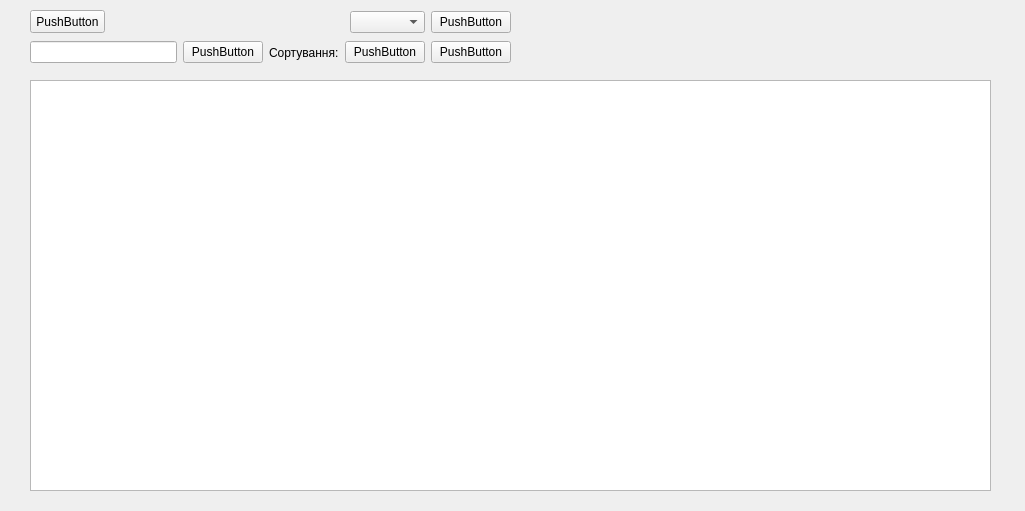
<?xml version="1.0" encoding="UTF-8"?>
<ui version="4.0">
 <class>patientlist</class>
 <widget class="QWidget" name="patientlist">
  <property name="geometry">
   <rect>
    <x>0</x>
    <y>0</y>
    <width>1025</width>
    <height>511</height>
   </rect>
  </property>
  <property name="windowTitle">
   <string>Form</string>
  </property>
  <widget class="QPushButton" name="pushButton_4">
   <property name="geometry">
    <rect>
     <x>30</x>
     <y>10</y>
     <width>75</width>
     <height>23</height>
    </rect>
   </property>
   <property name="text">
    <string>PushButton</string>
   </property>
  </widget>
  <widget class="QWidget" name="layoutWidget">
   <property name="geometry">
    <rect>
     <x>350</x>
     <y>10</y>
     <width>161</width>
     <height>25</height>
    </rect>
   </property>
   <layout class="QHBoxLayout" name="horizontalLayout">
    <item>
     <widget class="QComboBox" name="comboBox"/>
    </item>
    <item>
     <widget class="QPushButton" name="pushButton_5">
      <property name="text">
       <string>PushButton</string>
      </property>
     </widget>
    </item>
   </layout>
  </widget>
  <widget class="QWidget" name="layoutWidget">
   <property name="geometry">
    <rect>
     <x>30</x>
     <y>40</y>
     <width>481</width>
     <height>25</height>
    </rect>
   </property>
   <layout class="QHBoxLayout" name="horizontalLayout_2">
    <item>
     <widget class="QLineEdit" name="lineEdit">
      <property name="inputMask">
       <string/>
      </property>
      <property name="text">
       <string/>
      </property>
      <property name="echoMode">
       <enum>QLineEdit::Normal</enum>
      </property>
     </widget>
    </item>
    <item>
     <widget class="QPushButton" name="pushButton">
      <property name="text">
       <string>PushButton</string>
      </property>
     </widget>
    </item>
    <item>
     <widget class="QLabel" name="label">
      <property name="text">
       <string>Сортування:</string>
      </property>
     </widget>
    </item>
    <item>
     <widget class="QPushButton" name="pushButton_2">
      <property name="text">
       <string>PushButton</string>
      </property>
     </widget>
    </item>
    <item>
     <widget class="QPushButton" name="pushButton_3">
      <property name="text">
       <string>PushButton</string>
      </property>
     </widget>
    </item>
   </layout>
  </widget>
  <widget class="QTableView" name="tablePatients">
   <property name="geometry">
    <rect>
     <x>30</x>
     <y>80</y>
     <width>961</width>
     <height>411</height>
    </rect>
   </property>
  </widget>
 </widget>
 <resources/>
 <connections/>
</ui>
